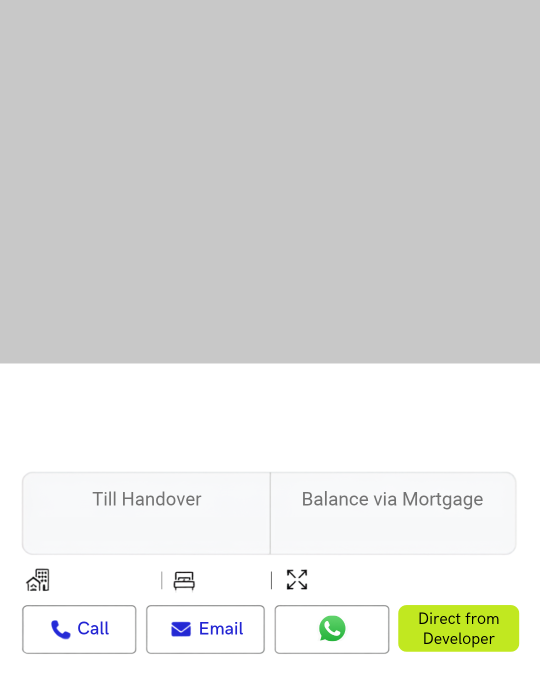
#> input picture template.png, 1080 x 1350 px (shown at 1/2 size)
$ python -i xploon.py   (imports and definitions only)
#> lines starting #> are read from the running program, lines starting #| are printed output that depends on the picture
#> further down, picture is the input picture: PIL image 1080x1350 RGB; mean R, G, B 221.6, 222.4, 219.9
"""
Gets projects straight from xploon.com so the bot never runs out.
It also picks the most eye-catching photo for each project.
You don't need to edit this file.
"""
import io
import re
import time

import requests
from PIL import Image, ImageFilter, ImageStat

API = "https://xploon.com/api/local/search-properties"
HEADERS = {"User-Agent": "Mozilla/5.0 (post-bot)", "Accept": "application/json"}

# Xploon's list is read in these orders, one after another, so the bot reaches far more projects
ORDERS = [
    {"selectedFeaturedProp": "1"},   # featured
    {"selectedOrder": "ec"},         # earliest handover
    {"selectedOrder": "hp"},         # highest price
    {"selectedOrder": "lp"},         # lowest price
    {},                              # Xploon's default order
]
PAGES_PER_ORDER = 60                 # 20 listings per page
MAX_REQUESTS_PER_RUN = 40            # stay well under Xploon's limit
PAUSE_BETWEEN_PAGES = 1.5            # seconds — read slowly so Xploon doesn't block us


# [4 lines left out: function _num, not called in this run]


def _clean(url):
    return str(url or "").split("?")[0]


def _full_size(url):
    return _clean(url).replace("/363x240/", "/")


# [77 lines left out: functions _beds, to_row, listings, not called in this run]


# ---------- Picking an attractive photo ----------

def _score(img):
    """
    Higher = more eye-catching for a property post. Works on the small thumbnail.
    Likes: bright colours, blue sky / pool / sea, sharpness.
    Rejects: black bars, very dark or washed-out shots.
    """
    small = img.convert("RGB")
    small.thumbnail((240, 240))
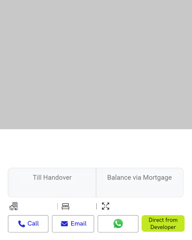
#> small: PIL image 192x240 RGB; mean R, G, B 221.5, 222.3, 219.8
    gray = small.convert("L")

    # black bars on the sides or top/bottom (photos pasted into a frame)
    sw, sh = small.size
#> sw = 192; sh = 240
    edges = [gray.crop((0, 0, max(sw // 12, 1), sh)), gray.crop((sw - max(sw // 12, 1), 0, sw, sh)),
             gray.crop((0, 0, sw, max(sh // 12, 1))), gray.crop((0, sh - max(sh // 12, 1), sw, sh))]
    if any(ImageStat.Stat(e).mean[0] < 18 and ImageStat.Stat(e).stddev[0] < 8 for e in edges):
        return None

    brightness = ImageStat.Stat(gray).mean[0]
#> brightness = 221.8
    if brightness < 45 or brightness > 225:
        return None

    # colourfulness (Hasler & Susstrunk)
    px = list(small.getdata())
#> px = 46080 items
    rg = [r - g for r, g, b in px]
#> rg = 46080 items
    yb = [0.5 * (r + g) - b for r, g, b in px]
#> yb = 46080 items
    mean = lambda a: sum(a) / len(a)
    std = lambda a: (sum((x - mean(a)) ** 2 for x in a) / len(a)) ** 0.5
    colourful = (std(rg) ** 2 + std(yb) ** 2) ** 0.5 + 0.3 * (mean(rg) ** 2 + mean(yb) ** 2) ** 0.5
#> colourful = 23

    # share of sky / pool / sea blues and turquoise
    hsv = small.convert("HSV")
#> hsv: PIL image 192x240 HSV; mean H, S, V 20, 4.2, 222.8
    blue = sum(1 for hh, ss, vv in hsv.getdata() if 120 <= hh <= 175 and ss > 60 and vv > 90) / len(px)
#> blue = 0.00263

    sharp = ImageStat.Stat(gray.filter(ImageFilter.FIND_EDGES)).mean[0]
#> sharp = 10.3
    return colourful + blue * 120 + min(sharp, 40) * 0.8


# [35 lines left out: functions _get, best_photo, not called in this run]

>>> from PIL import Image
>>> picture = Image.open('template.png')
>>> result = _score(picture)
#> result = 31.56
